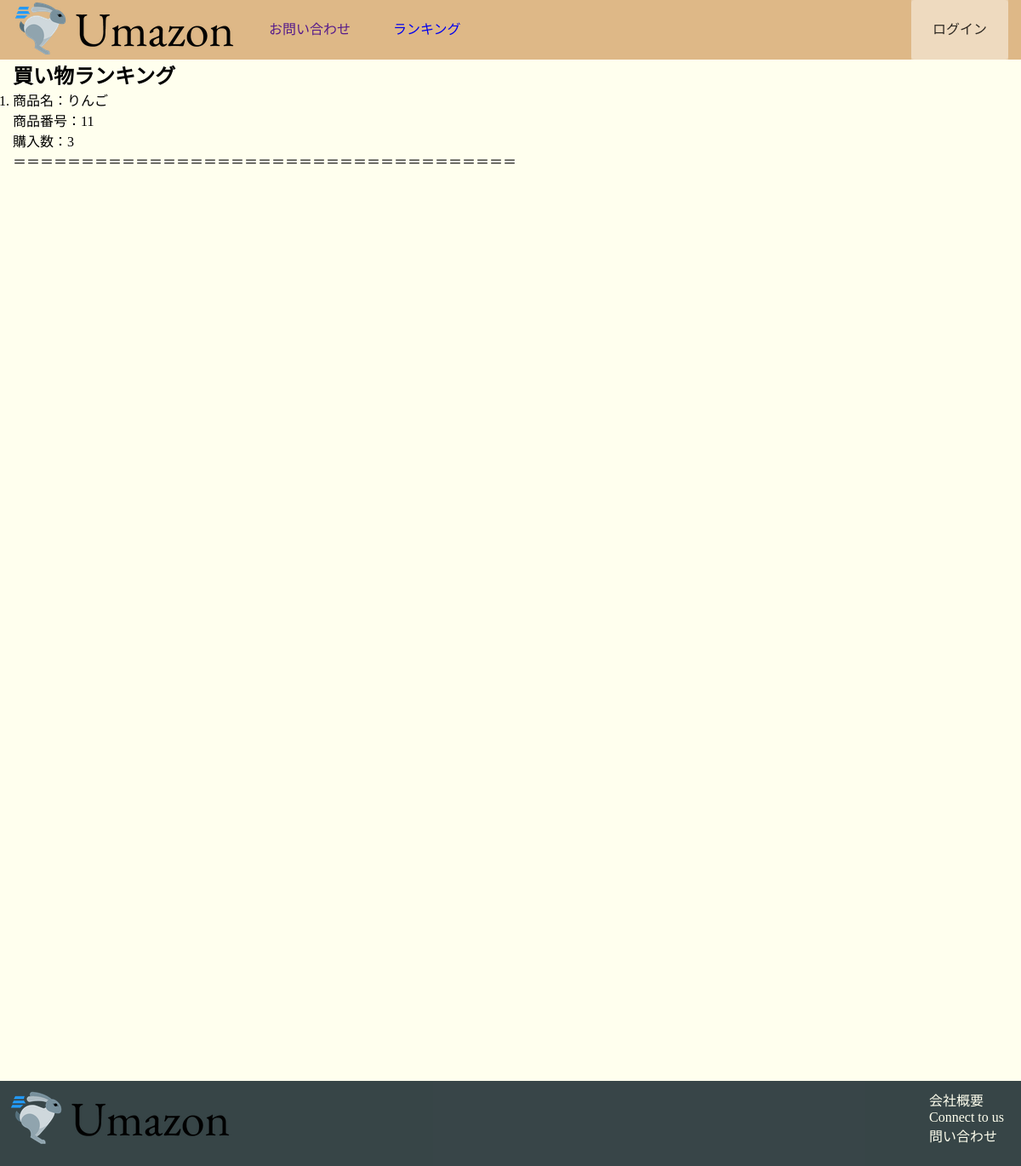
The page /ranking_list/ on the database as committed earlier.
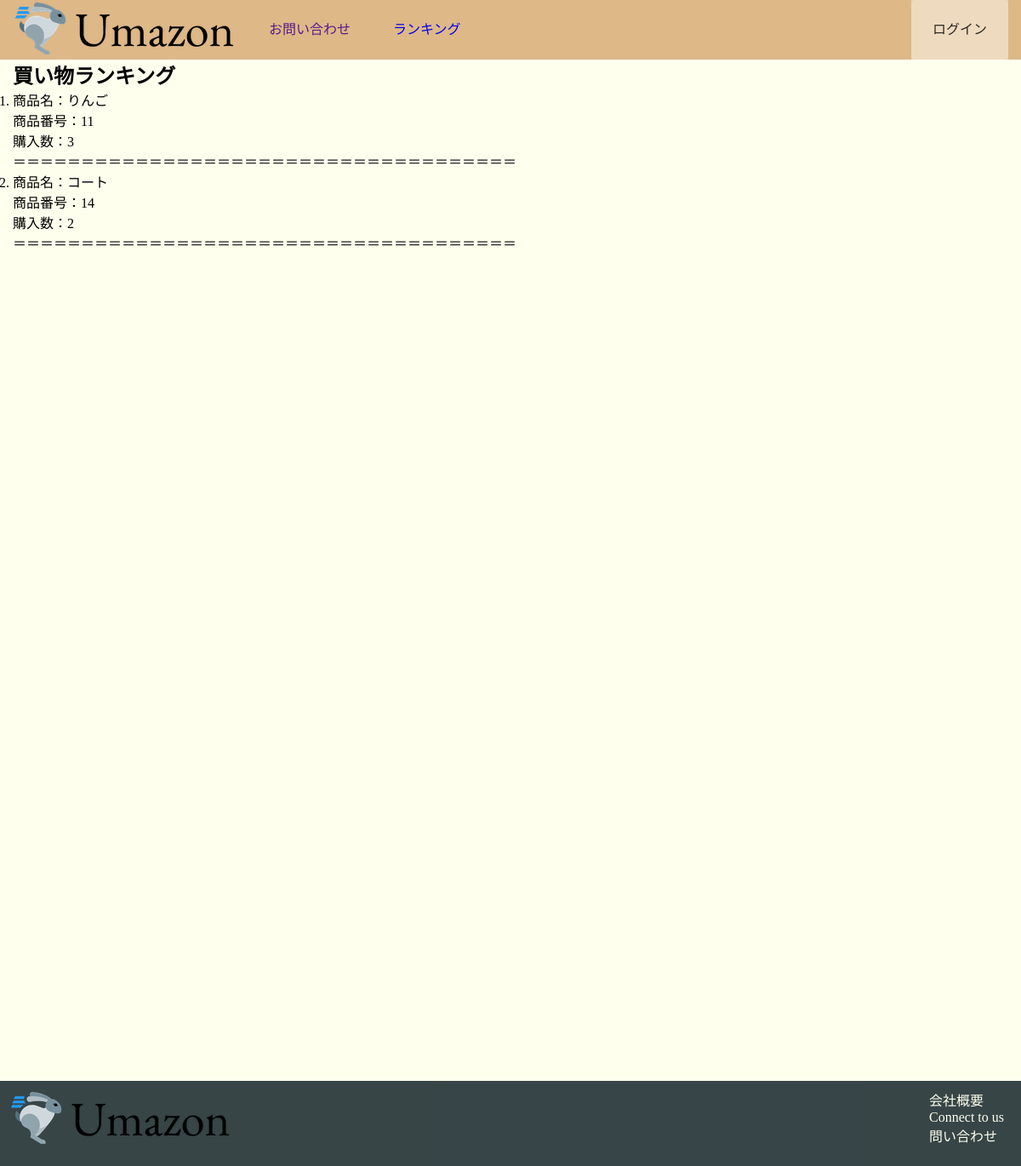
The same page on the database as committed later.
### ranking/models.py (models this page shows)
class Rank(models.Model):
    product_num = models.ForeignKey(Buy,on_delete=models.CASCADE,null=True)
    buy_count = models.PositiveIntegerField('購入回数',default=0)

### buy/models.py (models this page shows)
class Buy(models.Model):
    user = models.CharField('ユーザ',max_length=20)
    name = models.CharField("商品", max_length=128)
    product_num = models.CharField('商品番号', max_length=128, null=True, blank=True)
    price = models.PositiveIntegerField("価格")
    count = models.PositiveIntegerField('数量')
    total_price = models.PositiveIntegerField("合計",null=True, blank=True)
    buy_count = models.PositiveIntegerField("購入回数",null=True, blank=True)
    buy_flag = models.BooleanField("購入結果",default=False)

### ranking/views.py (the view)
# urls.py: path('ranking_list/', ranking.views.ranking_list, name='ranking_list'),
def ranking_list(request):
    rank = Rank.objects.order_by('buy_count').reverse()
    return TemplateResponse(request,'ranking/ranking_list.html',{'rank':rank})

### ranking/templates/ranking/ranking_list.html
{% extends '../base.html' %}
{% block content %}
<div class="container">
<h2>買い物ランキング</h2>
<ol class = "ranking">
{%for r in rank%}
    <li>商品名：{{r.product_num.name}}</li>
    <p>商品番号：{{r.product_num.product_num}}</p>
    <p>購入数：{{r.buy_count}}</p>
＝＝＝＝＝＝＝＝＝＝＝＝＝＝＝＝＝＝＝＝＝＝＝＝＝＝＝＝＝＝＝＝＝＝＝＝＝
{%endfor%}
</ol>
</div>
{% endblock content %}

Rows that differ between the two databases and show on the page:
added Rank: product_num.name "コート", product_num.product_num "14", buy_count "2"
